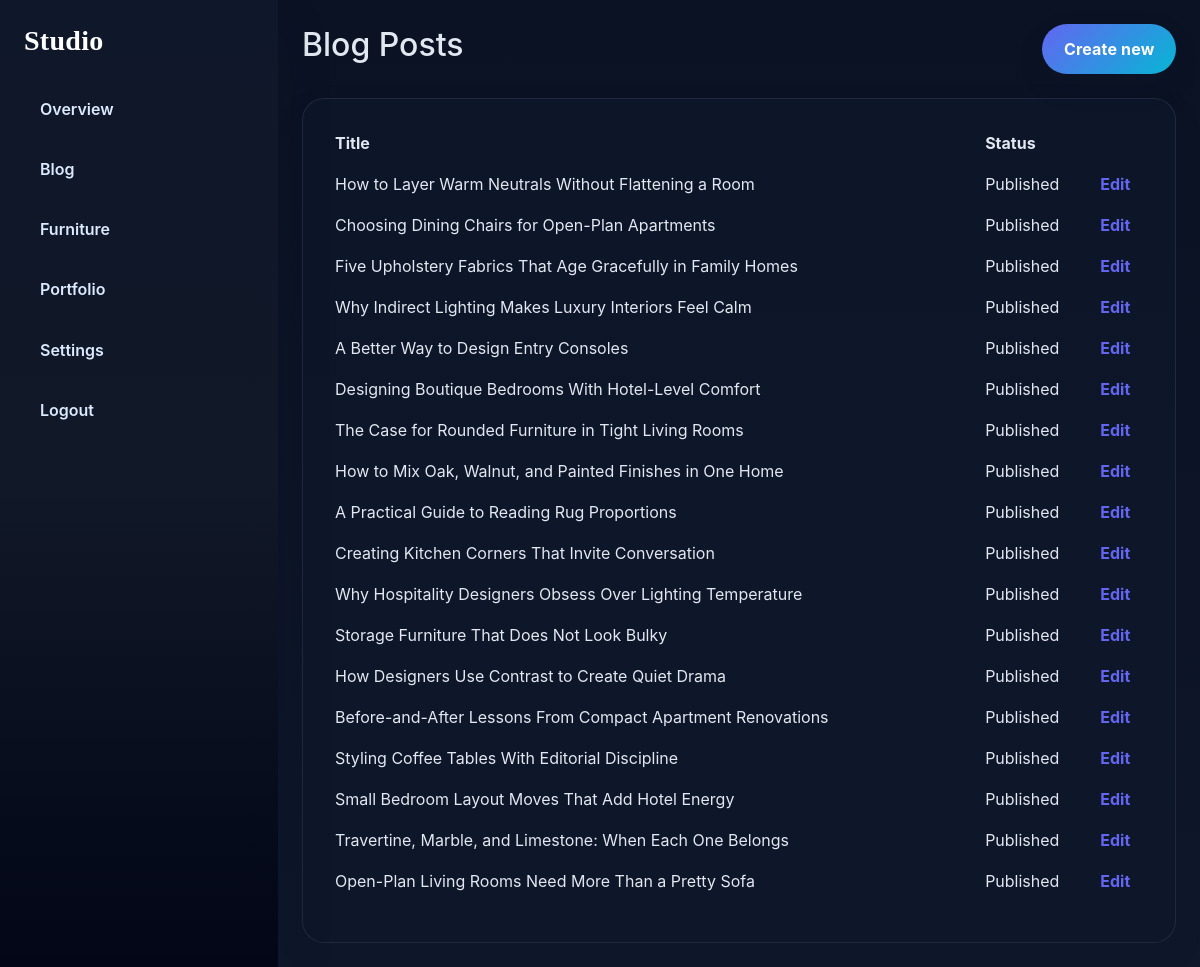
/studio/posts/ (signed in), run on the app's committed database.
### blog/models.py (models this page shows, shortened)
class BlogPost(models.Model):
    title = models.CharField(max_length=200)
    slug = models.SlugField(unique=True)
    excerpt = models.TextField()
    content = models.TextField()
    category = models.ForeignKey(Category, on_delete=models.CASCADE, related_name='posts')
    tags = models.ManyToManyField(Tag, blank=True, related_name='posts')
    featured_image = models.ImageField(upload_to='blog/')
    author = models.ForeignKey(User, on_delete=models.SET_NULL, null=True)
    published = models.BooleanField(default=True)
    featured = models.BooleanField(default=False)
    meta_description = models.CharField(max_length=255, blank=True)
    read_time = models.PositiveIntegerField(default=5)
    created_at = models.DateTimeField(auto_now_add=True)
    updated_at = models.DateTimeField(auto_now=True)
    published_at = models.DateField(null=True, blank=True)
    class Meta:
        ordering = ['-published_at', '-created_at']
    def __str__(self): return self.title

### core/views.py (the view)
# urls.py: path('studio/posts/', views.post_manage, name='dashboard_posts'),
@login_required
def post_manage(request):
    return render(request, 'dashboard/list.html', {'title':'Blog Posts', 'objects': BlogPost.objects.all(), 'create_url':'dashboard_post_create', 'edit_name':'dashboard_post_edit'})

### core/context_processors.py (called while the page is built)
def site_settings(request):
    return {
        'site_settings': SiteSettings.objects.first(),
        'hero_image_url': HERO_IMAGE_URL,
    }

### templates/dashboard/list.html
{% extends 'dashboard/base.html' %}{% block content %}<div class="d-flex justify-content-between align-items-center mb-4"><h2>{{ title }}</h2><a class="btn btn-dark rounded-pill" href="{% url create_url %}">Create new</a></div><div class="glass-panel p-4"><table class="table"><tr><th>Title</th><th>Status</th><th></th></tr>{% for obj in objects %}<tr><td>{{ obj }}</td><td>{% if obj.published %}Published{% else %}Draft{% endif %}</td><td><a href="{% url edit_name obj.pk %}">Edit</a></td></tr>{% endfor %}</table></div>{% endblock %}

### templates/dashboard/base.html
{% load static %}<!doctype html><html><head><meta charset="utf-8"><meta name="viewport" content="width=device-width, initial-scale=1"><title>Studio Dashboard</title><link href="https://cdn.jsdelivr.net/npm/bootstrap@5.3.3/dist/css/bootstrap.min.css" rel="stylesheet"><link rel="stylesheet" href="{% static 'css/style.css' %}"></head><body class="dashboard-body"><div class="d-flex"><aside class="sidebar p-4"><h3 class="brand-title text-white mb-3">Studio</h3><a href="{% url 'dashboard_home' %}">Overview</a><a href="{% url 'dashboard_posts' %}">Blog</a><a href="{% url 'dashboard_furniture' %}">Furniture</a><a href="{% url 'dashboard_projects' %}">Portfolio</a><a href="{% url 'dashboard_settings' %}">Settings</a><a href="{% url 'dashboard_logout' %}">Logout</a></aside><main class="flex-grow-1 p-4">{% block content %}{% endblock %}</main></div></body></html>

### static/css/style.css (style rules this page uses)
:root { color-scheme: light; --bg:#f5f7fb; --bg-elevated:#ffffff; --bg-soft:#eef2ff; --surface:rgba(255,255,255,.82); --surface-strong:#ffffff; --surface-alt:#f8fafc; --text:#0f172a; --text-soft:#475569; --text-faint:#64748b; --line:rgba(15,23,42,.1); --line-strong:rgba(99,102,241,.18); --primary:#6366f1; --primary-strong:#4f46e5; --secondary:#06b6d4; --accent:#f59e0b; --success:#10b981; --danger:#ef4444; --hero-glow:rgba(99,102,241,.16); --hero-glow-2:rgba(6,182,212,.16); --shadow-sm:0 12px 32px rgba(15,23,42,.08); --shadow-md:0 20px 55px rgba(15,23,42,.12); --shadow-lg:0 30px 90px rgba(79,70,229,.18); --radius-sm:14px; --radius-md:22px; --radius-lg:30px; }
html { scroll-behavior:smooth }
body { background: radial-gradient(circle at top left,var(--hero-glow),transparent 28%), radial-gradient(circle at top right,var(--hero-glow-2),transparent 24%), linear-gradient(180deg,var(--bg) 0%, var(--bg-elevated) 100%); color:var(--text); font-family:'Inter',system-ui,-apple-system,BlinkMacSystemFont,'Segoe UI',sans-serif; min-height:100vh; }
a { color:var(--primary);transition:all .25s ease;text-decoration:none }
p,li,label,td,th,.form-text { color:var(--text-soft) }
.brand-title,.hero-title,.section-title { font-family:'Playfair Display',serif }
.brand-title { font-weight:800;letter-spacing:.01em }
.text-dark,.link-dark,.navbar a,.nav-link,.dropdown-item,.table,.table th,.table td { color:var(--text)!important }
.btn { border-radius:999px!important; padding:.82rem 1.35rem; font-weight:700; letter-spacing:.01em; transition:transform .25s ease,box-shadow .25s ease,background .25s ease,border-color .25s ease,color .25s ease }
.btn-dark,.btn-primary { background:linear-gradient(135deg,var(--primary),var(--secondary))!important; color:#fff!important;border:none!important;box-shadow:var(--shadow-sm) }
.premium-card,.glass-panel,.metric-card,.portfolio-banner,.comment-box { background:var(--surface)!important; border:1px solid var(--line)!important; border-radius:var(--radius-md)!important; overflow:hidden; box-shadow:var(--shadow-sm) }
.premium-card .card-body,.glass-panel,.comment-box { padding:1.5rem }
.table { --bs-table-bg:transparent;--bs-table-color:var(--text);--bs-table-border-color:var(--line) }
.table tr { border-color:var(--line) }
.table th { font-weight:700;color:var(--text) }
.table a { font-weight:700 }
.sidebar { width:278px;min-height:100vh;position:sticky;top:0; background:linear-gradient(180deg,#0f172a,#111827 50%,#020617); display:flex;flex-direction:column;gap:10px;box-shadow:var(--shadow-md) }
.sidebar a { color:#dbeafe;text-decoration:none;padding:.82rem 1rem;border-radius:16px;font-weight:600 }
.dashboard-body { background:linear-gradient(180deg,#0b1224,#0f172a); color:#e2e8f0 }
.dashboard-body main { min-width:0 }
.dashboard-body .glass-panel { background:rgba(15,23,42,.84)!important;border-color:rgba(148,163,184,.14)!important }
.dashboard-body .glass-panel p,.dashboard-body h2,.dashboard-body h4,.dashboard-body th,.dashboard-body td { color:#e2e8f0!important }
.dashboard-body .table { --bs-table-color:#e2e8f0;--bs-table-border-color:rgba(148,163,184,.14) }

### data on the page
BlogPost: title "How to Layer Warm Neutrals Without Flattening a Room", published "Published"
BlogPost: title "Choosing Dining Chairs for Open-Plan Apartments", published "Published"
BlogPost: title "Five Upholstery Fabrics That Age Gracefully in Family Homes", published "Published"
BlogPost: title "Why Indirect Lighting Makes Luxury Interiors Feel Calm", published "Published"
BlogPost: title "A Better Way to Design Entry Consoles", published "Published"
BlogPost: title "Designing Boutique Bedrooms With Hotel-Level Comfort", published "Published"
BlogPost: title "The Case for Rounded Furniture in Tight Living Rooms", published "Published"
BlogPost: title "How to Mix Oak, Walnut, and Painted Finishes in One Home", published "Published"
BlogPost: title "A Practical Guide to Reading Rug Proportions", published "Published"
BlogPost: title "Creating Kitchen Corners That Invite Conversation", published "Published"
BlogPost: title "Why Hospitality Designers Obsess Over Lighting Temperature", published "Published"
BlogPost: title "Storage Furniture That Does Not Look Bulky", published "Published"
BlogPost: title "How Designers Use Contrast to Create Quiet Drama", published "Published"
BlogPost: title "Before-and-After Lessons From Compact Apartment Renovations", published "Published"
BlogPost: title "Styling Coffee Tables With Editorial Discipline", published "Published"
BlogPost: title "Small Bedroom Layout Moves That Add Hotel Energy", published "Published"
BlogPost: title "Travertine, Marble, and Limestone: When Each One Belongs", published "Published"
BlogPost: title "Open-Plan Living Rooms Need More Than a Pretty Sofa", published "Published"

### other printed values
{{ title }} "Blog Posts"
